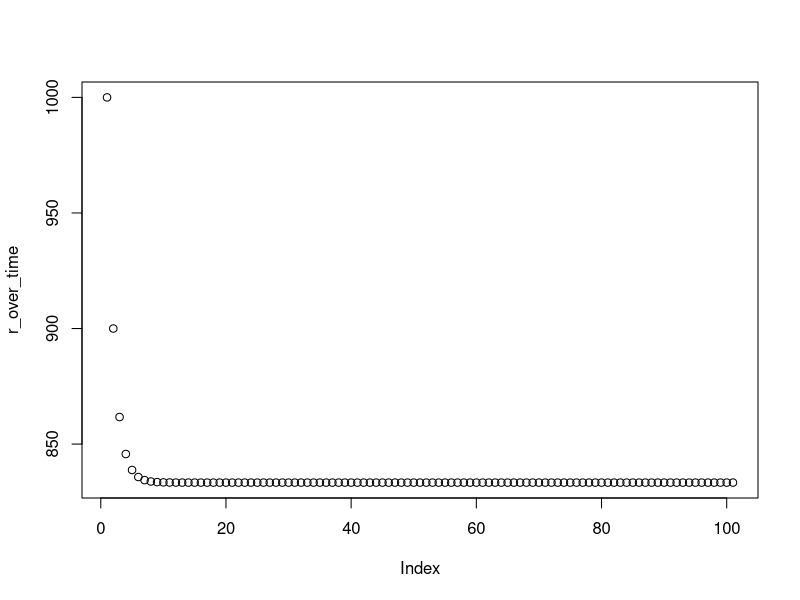
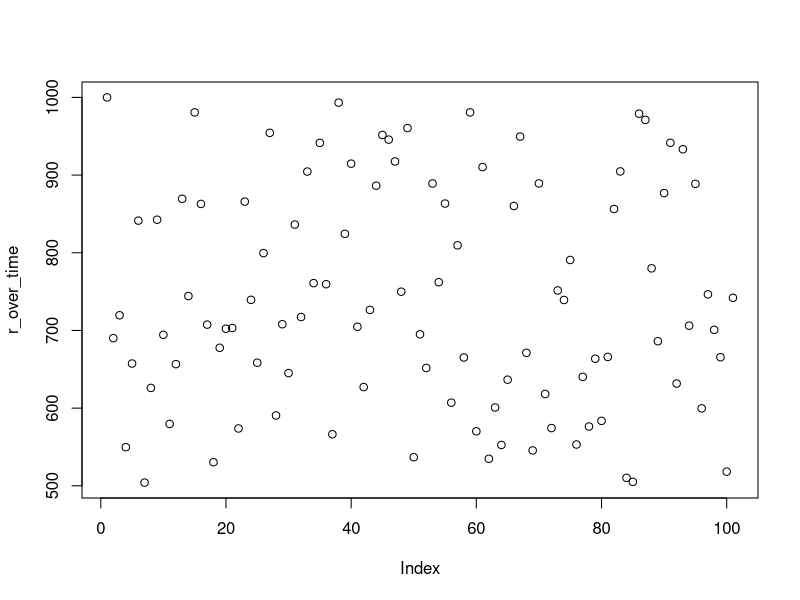

The R source for these figures, in order:
## ---- chunk 1
library(tidyverse)

tribble(
  ~lifestage,      ~p,    ~c,
  'spawn_egg',     1250 , 2500000, # spawner to egg
  'egg_smolt',     0.012, 10000,   # egg to smolt
  'smolt_adult',   0.15, NA       # spawner to adult
)

## ---- chunk 2
# Define the Beverton Holt function
BH.func <- function(S, p, c) {
  # generic Beverton-Holt
  # Args:
     # S = parental state
     # p = productivity or survival
     # c = capacity
  # Return:
     # recruits from S
  
  recruits <- (S  * p) / (1 + (p / c) * S)
  return(recruits)
}
## ---- chunk 3
Pn <- prod(c(1250, 0.012, 0.15))
Pn
## ---- chunk 4

p_cumul <- cumprod(c(1250, 0.012, 0.15)) # Pi, cumulative product of p up to stage i
Pici    <- p_cumul/c(2500000, 10000, NA) # Pi/ci
Cn      <- Pn/sum(Pici, na.rm = TRUE)
Cn

## ---- chunk 5
Neq <- Cn - (Cn / Pn)

Neq
## ---- chunk 6

spawners <- 1000 # initialize with an arbitrary number of spawners

for (i in 1:100) {
  #spawners to eggs -- BH
  eggs <- BH.func(S = spawners,
                  p = 1250,
                  c = 2500000)
  
  # eggs to smolts -- BH
  smolts <- BH.func(S = eggs,
                    p = 0.012,
                    c = 10000)
  
  # smolts to adults -- DI
  adults <- smolts * 0.15
  
  spawners <- adults
}
  
spawners

## ---- chunk 7
# Define hockey stick function
hockey.stick <- function(S, p, c) {
  # generic hockey stick function
  # Args:
     # S = parental state
     # p = productivity or survival
     # c = capacity or ceiling
  # Return:
     # recruits from S
  
  if (S * p < c) {
    # if recruits are below c
    return(S * p)
  } else {
    # if recruits are over c
    return(c)
  }
}


# Iterate 100 generations with a hockey stick
spawners <- 1000 # initialize with an arbitrary number of spawners

# storage for results of each iteration
r_over_time <- c(spawners) # recruits over time

for (i in 1:100) {
  # spawners to eggs -- BH
  eggs <- hockey.stick(S = spawners, 
                       p = 1250,
                       c = 2500000)
  
  # eggs to smolts -- BH
  smolts <- BH.func(S = eggs,
                    p = 0.012,
                    c = 10000)
  
  # smolts to adults -- DI
  adults <- smolts * 0.15
  
  r_over_time <- c(r_over_time, adults)
  
  spawners <- adults
}
  
spawners

## ---- chunk 8
plot(r_over_time)

## ---- chunk 9
sar <- function() {
  # stochasitic SAR between 0.1 and 0.2
  # Args:
     # NA
  # Return:
     # one random number beteen .1 and .2
  runif(1, 0.1, 0.2)
}

# Try calling the sar() function it 3 times
c(sar(), sar(), sar())
## ---- chunk 10
spawners <- 1000 # initialize with an arbitrary number of spawners

r_over_time <- c(spawners) # recruits over time

for (i in 1:100) {
  
  eggs <- BH.func(S = spawners, 
                  p = 1250,
                  c = 2500000)
  
  smolts <- BH.func(S = eggs,
                    p = 0.012,
                    c = 10000)
  
  adults <- smolts * sar()
  
  r_over_time <- c(r_over_time, adults) # add the next year to the vector of recruits
}
  
plot(r_over_time)

## ---- chunk 11
tribble(
   ~basin,     ~lifestage,      ~p,    ~c,
 'Subbasin 1', 'spawn_egg',     1250 , 2500000, # spawner to egg
 'Subbasin 1', 'egg_smolt',     0.012, 10000,   # egg to smolt
 'Subbasin 1', 'smolt_adult',    0.15, NA,       # spawner to adult
 'Subbasin 2', 'spawn_egg',     1250 , 2500000, # spawner to egg
 'Subbasin 2', 'egg_smolt',     0.012, 10000,   # egg to smolt
 'Subbasin 2', 'smolt_adult',    0.15, NA,       # spawner to adult
 'Mainstem'  , 'spawn_egg',       NA , NA, # spawner to egg
 'Mainstem'  , 'egg_smolt',     0.012, 10000,   # egg to smolt
 'Mainstem'  , 'smolt_adult',      NA, NA       # spawner to adult
)

## ---- chunk 12

spawners <- c(1000, 1000) # initialize with an arbitrary number of spawners

prop_ds <- 0.1 # proportion of downstream migratnts

for (i in 1:100) {
  
  eggs <- BH.func(S = spawners,
                  p = 1250,
                  c = 2500000)
  
  movers <- eggs * prop_ds # number of fish moving down to MS per subbasin
  movers_comb <- sum(movers) # total number of movers
  movers_prop <- movers/movers_comb # proportion of total from each basin
  movers_prop[is.nan(movers_prop)] <- 0 # if dividing by zero, call it zero
  
  eggs_moved <- c(eggs * (1 - prop_ds), movers_comb) # length 3, abundance in two tribs and ms
  
  # There are 3 populations going through this B-H
  smolts <- BH.func(S = eggs_moved,
                    p = c(0.012, 0.012, 0.012),
                    c = c(10000, 10000, 1000))
  
  movers_reallocated <- smolts[3] * movers_prop # fish in ms reallocated to natal basin
  smolts_reallocated <- smolts[1:2] + movers_reallocated # natal and migrant fish summed per subbasin
  
  
  adults <- smolts_reallocated * 0.15
  
  spawners <- adults
  
}

spawners

